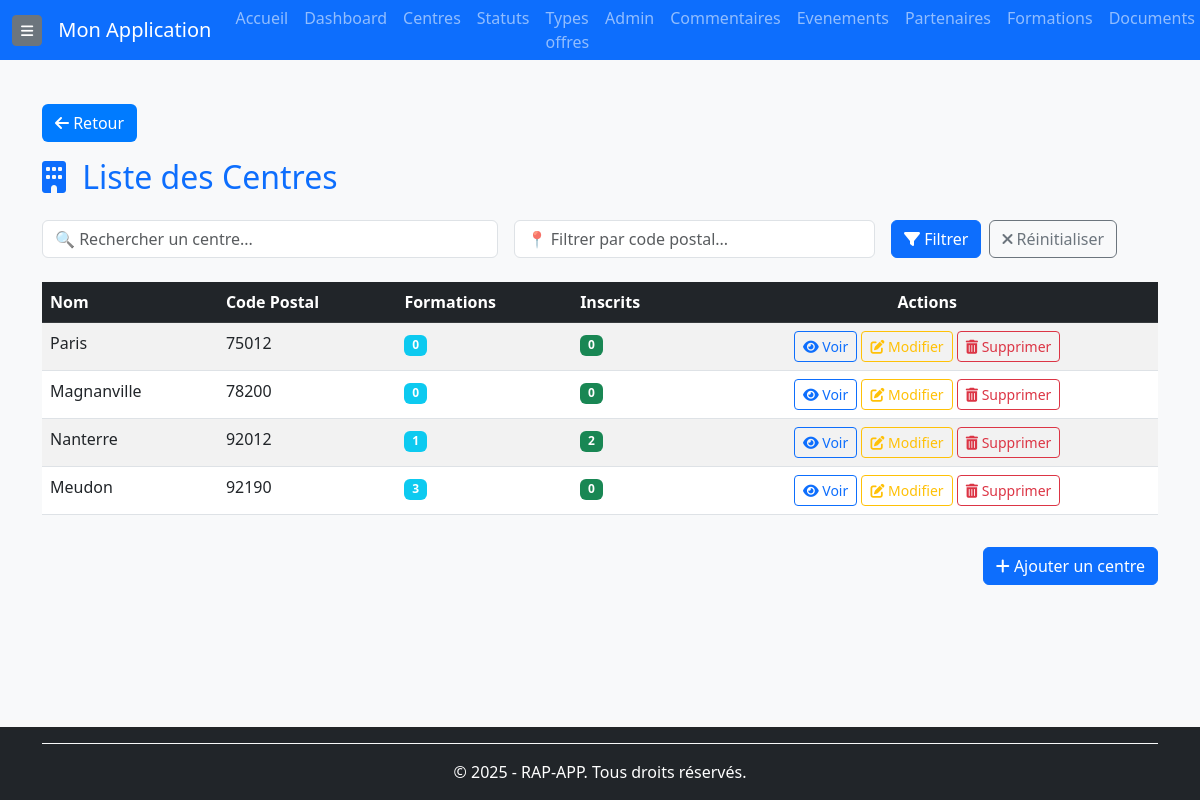
The app's page /centres/ (signed in), older data.
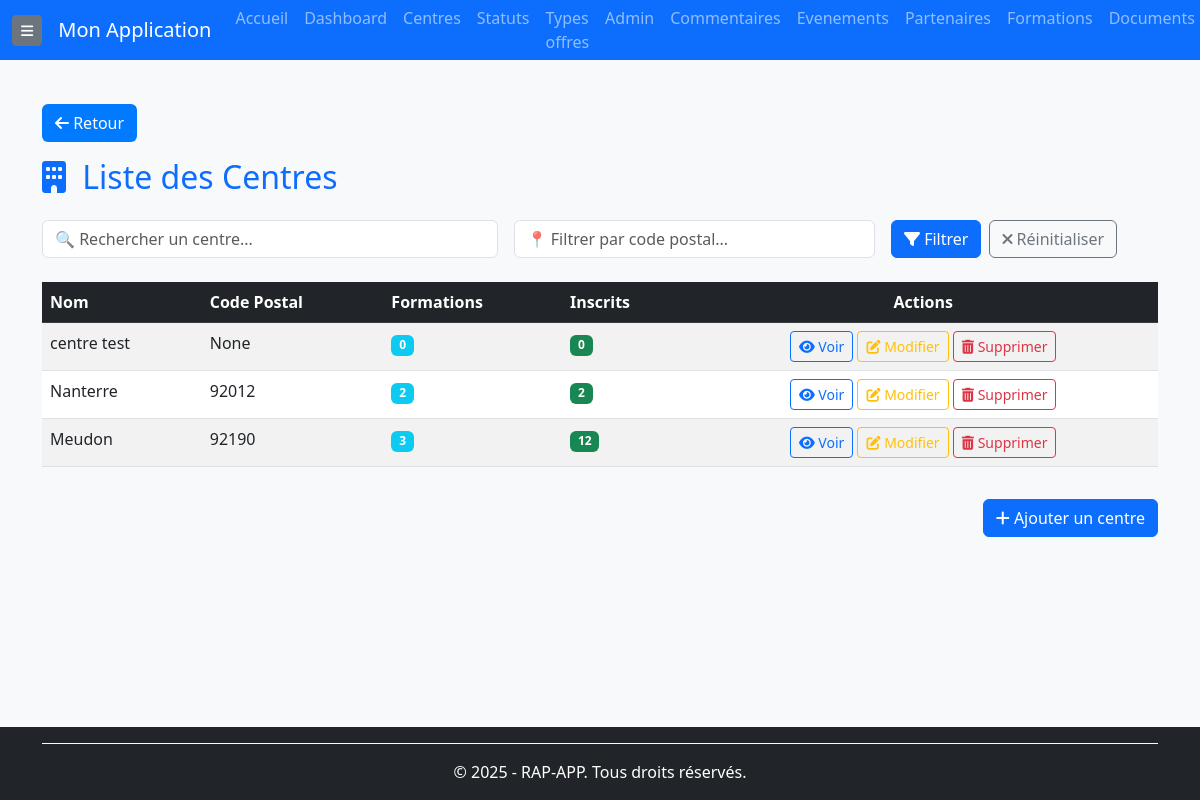
The same page, newer data.
### rap_app/models/centres.py (models this page shows, shortened)
class Centre(BaseModel):
    nom = models.CharField(
        max_length=255,
        unique=True,  # 🔹 Garantit qu'un centre a un nom unique
        verbose_name="Nom du centre"
    )
    code_postal = models.CharField(
        max_length=5,  # 🔹 Limité à 5 caractères au lieu de 10
        null=True,
        blank=True,
        verbose_name="Code postal",
        validators=[
            RegexValidator(
                regex=r'^\d{5}$',
                message="Le code postal doit contenir exactement 5 chiffres"
            )
        ]
    )
    class Meta:
        verbose_name = "Centre"
        verbose_name_plural = "Centres"
        ordering = ['nom']
        indexes = [
            models.Index(fields=['nom']),  # 🔹 Index pour optimiser les recherches par nom
            models.Index(fields=['code_postal']),  # 🔹 Index pour les recherches par code postal
        ]

### rap_app/views/centres_views.py (the view)
# urls.py: path('centres/', centres_views.CentreListView.as_view(), name='centre-list'),
class CentreListView(BaseListView):
    model = Centre
    context_object_name = 'centres'
    template_name = 'centres/centre_list.html'  # ✅ Défini explicitement le template
    def get_queryset(self):
        queryset = super().get_queryset().annotate(
            nb_formations=Count('formations'),
            nb_formations_actives=Count(
                'formations',
                filter=Q(formations__end_date__gte=timezone.now()) | Q(formations__end_date__isnull=True)
            ),
            nb_inscrits=Sum(
                F('formations__inscrits_crif') + F('formations__inscrits_mp'),
                default=0
            )
        )
        q = self.request.GET.get('q')
        if q:
            queryset = queryset.filter(nom__icontains=q)
        cp = self.request.GET.get('code_postal')
        if cp:
            queryset = queryset.filter(code_postal__startswith=cp)
        return queryset
    def get_context_data(self, **kwargs):
        context = super().get_context_data(**kwargs)
        context['total_centres'] = Centre.objects.count()
        context['total_formations'] = Formation.objects.count()
        context['filters'] = {
            'q': self.request.GET.get('q', ''),
            'code_postal': self.request.GET.get('code_postal', ''),
        }
        return context

### rap_app/templates/centres/centre_list.html
{% extends "base.html" %}
{% block content %}
<div class="container mt-4">
    {% include "composants/bouton_retour.html" %}
    <h2 class="text-primary mb-4">
        <i class="fas fa-building me-2"></i> Liste des Centres
    </h2>
    <form method="get" class="row g-3 mb-4">
        <div class="col-md-5">
            <input type="text" name="q" class="form-control" placeholder="🔍 Rechercher un centre..." value="{{ filters.q }}">
        </div>
        <div class="col-md-4">
            <input type="text" name="code_postal" class="form-control" placeholder="📍 Filtrer par code postal..." value="{{ filters.code_postal }}">
        </div>
        <div class="col-md-3 d-flex">
            <button type="submit" class="btn btn-primary me-2">
                <i class="fas fa-filter"></i> Filtrer
            </button>
            <a href="{% url 'centre-list' %}" class="btn btn-outline-secondary">
                <i class="fas fa-times"></i> Réinitialiser
            </a>
        </div>
    </form>
    <div class="table-responsive">
        <table class="table table-striped table-hover">
            <thead class="table-dark">
                <tr>
                    <th>Nom</th>
                    <th>Code Postal</th>
                    <th>Formations</th>
                    <th>Inscrits</th>
                    <th class="text-center">Actions</th>
                </tr>
            </thead>
            <tbody>
                {% for centre in centres %}
                    <tr>
                        <td>{{ centre.nom }}</td>
                        <td>{{ centre.code_postal }}</td>
                        <td><span class="badge bg-info">{{ centre.nb_formations }}</span></td>
                        <td><span class="badge bg-success">{{ centre.nb_inscrits }}</span></td>
                        <td class="text-center">
                            <a href="{% url 'centre-detail' centre.pk %}" class="btn btn-sm btn-outline-primary">
                                <i class="fas fa-eye"></i> Voir
                            </a>
                            <a href="{% url 'centre-update' centre.pk %}" class="btn btn-sm btn-outline-warning">
                                <i class="fas fa-edit"></i> Modifier
                            </a>
                            <a href="{% url 'centre-delete' centre.pk %}" class="btn btn-sm btn-outline-danger">
                                <i class="fas fa-trash-alt"></i> Supprimer
                            </a>
                        </td>
                    </tr>
                {% empty %}
                    <tr>
                        <td colspan="5" class="text-center text-muted">
                            <i class="fas fa-exclamation-circle"></i> Aucun centre trouvé.
                        </td>
                    </tr>
                {% endfor %}
            </tbody>
        </table>
    </div>
    <div class="text-end mt-3">
        <a href="{% url 'centre-create' %}" class="btn btn-primary">
            <i class="fas fa-plus"></i> Ajouter un centre
        </a>
    </div>
</div>
{% endblock %}

### rap_app/templates/base.html (shortened to what this page needs)
<!DOCTYPE html>
<html lang="fr">
<head>
    <link href="https://cdn.jsdelivr.net/npm/bootstrap@5.3.0/dist/css/bootstrap.min.css" rel="stylesheet">
    <link href="https://cdnjs.cloudflare.com/ajax/libs/font-awesome/6.0.0-beta3/css/all.min.css" rel="stylesheet">
</head>
<body>
    {% include "composants/navbar.html" %}
    <main class="main-content">
        {% block content %}{% endblock %}
    </main>
    {% include "composants/footer.html" %}
    </body>
</html>

### rap_app/templates/composants/navbar.html (shortened to what this page needs)
<nav class="navbar navbar-expand-lg navbar-dark bg-primary">
    <div class="container-fluid">
        <button class="btn btn-sm btn-secondary me-3" id="sidebarToggle" onclick="toggleSidebar()">
            <i class="fas fa-bars"></i>
        </button>
        <a class="navbar-brand" href="{% url 'home' %}">Mon Application</a>
        <div class="collapse navbar-collapse" id="navbarNav">
            <ul class="navbar-nav me-auto">
                <li class="nav-item">
                    <a class="nav-link" href="{% url 'home' %}">Accueil</a>
                </li>
                <li class="nav-item">
                    <a class="nav-link" href="{% url 'dashboard' %}">Dashboard</a>
                </li>
                <li class="nav-item">
                    <a class="nav-link" href="{% url 'centre-list' %}">Centres</a>
                </li>
                <li class="nav-item">
                    <a class="nav-link" href="{% url 'statut-list' %}">Statuts</a>
                </li>
                <li class="nav-item">
                    <a class="nav-link" href="{% url 'type-offre-list' %}">Types offres</a>
                </li>
                <li class="nav-item">
                    <a class="nav-link" href="{% url 'admin:index' %}">Admin</a>
                </li>
                <li class="nav-item">
                    <a class="nav-link" href="{% url 'commentaire-list' %}">Commentaires</a>
                </li>
                <li class="nav-item">
                    <a class="nav-link" href="{% url 'evenement-list' %}">Evenements</a>
                </li>
                <li class="nav-item">
                    <a class="nav-link" href="{% url 'partenaire-list' %}">Partenaires</a>
                </li>
                <li class="nav-item">
                    <a class="nav-link" href="{% url 'formation-list' %}">Formations</a>
                </li>
                <li class="nav-item">
                    <a class="nav-link" href="{% url 'document-list' %}">Documents</a>
                </li>
            </ul>
        </div>
    </div>
</nav>

### rap_app/templates/composants/bouton_retour.html
<button onclick="window.history.back();" class="btn btn-custom mb-3">
    <i class="fas fa-arrow-left"></i> Retour
</button>

### rap_app/templates/composants/footer.html
<footer class="bg-dark text-white mt-4">
    <div class="container py-3">
        <div class="text-center pt-3 border-top border-light">
            <p class="mb-0 text-white">&copy; 2025 - RAP-APP. Tous droits réservés.</p>
        </div>
    </div>
</footer>

### rap_app/templates/base.html (style rules this page uses)
body { background-color: #f8f9fa; display: flex; flex-direction: column; min-height: 100vh; }
.main-content { margin-left: 0; margin-top: 60px; padding: 20px; transition: margin-left 0.3s; flex: 1; }
.navbar { position: fixed; top: 0; left: 0; right: 0; z-index: 101; height: 60px; }
.btn-custom { background-color: #007bff; color: white; }
footer { flex-shrink: 0; }

Row changes from the older to the newer data that the page shows:
removed Centre: nom "Paris", code_postal "75012", nb_formations "0", nb_inscrits "0"
removed Centre: nom "Magnanville", code_postal "78200", nb_formations "0", nb_inscrits "0"
added Centre: nom "centre test", code_postal "None", nb_formations "0", nb_inscrits "0"
computed for Centre "Nanterre": nb_formations "1" → "2"
computed for Centre "Meudon": nb_inscrits "0" → "12"
